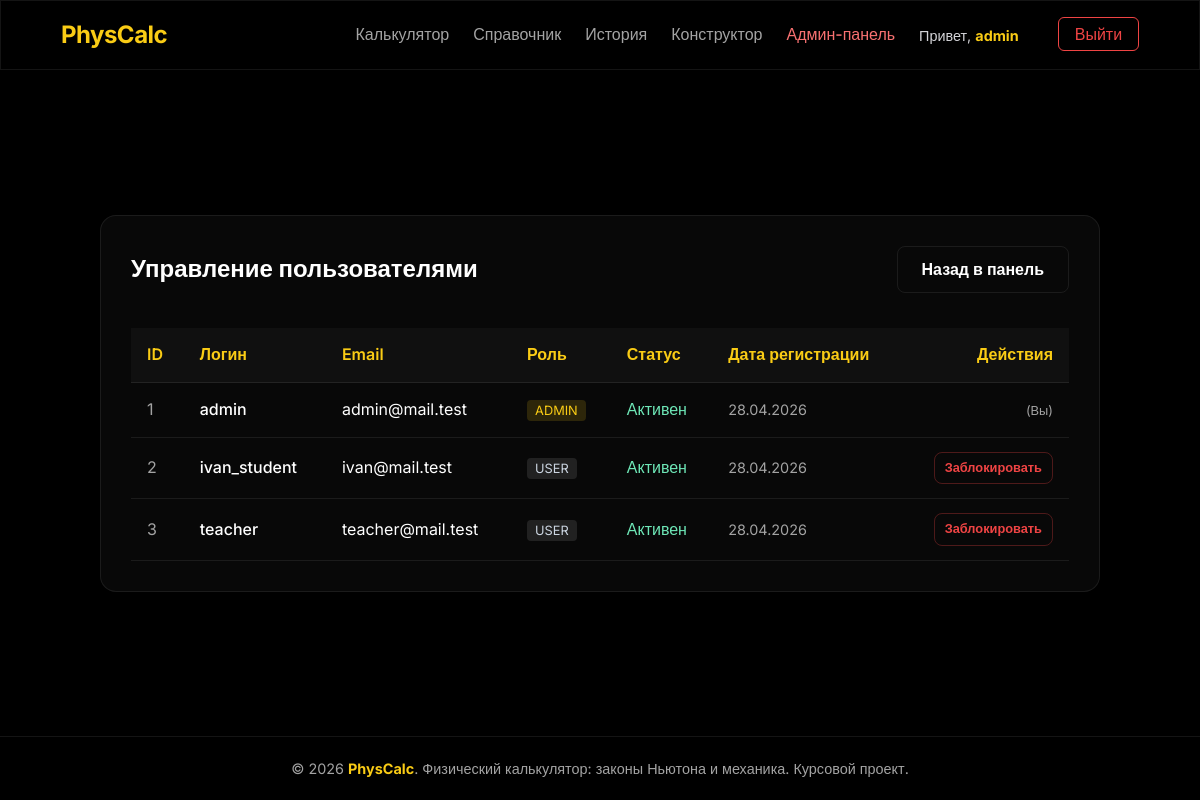
The page /admin/users.php (signed in) on the database its author committed.
### tables this page shows
CREATE TABLE IF NOT EXISTS users (
    id INT AUTO_INCREMENT PRIMARY KEY,
    username VARCHAR(50) NOT NULL UNIQUE,
    email VARCHAR(100) NOT NULL UNIQUE,
    password_hash VARCHAR(255) NOT NULL,
    role ENUM('user', 'admin') DEFAULT 'user',
    is_blocked BOOLEAN DEFAULT FALSE,
    created_at TIMESTAMP DEFAULT CURRENT_TIMESTAMP
);

### admin/users.php (the view, shortened to what this page needs)
<?php
require_once __DIR__ . '/../includes/db.php';
$stmt = $pdo->query("SELECT id, username, email, role, is_blocked, created_at FROM users ORDER BY created_at DESC");
$users = $stmt->fetchAll(PDO::FETCH_ASSOC);
require_once __DIR__ . '/../includes/header.php';
?>
<div class="glass-panel" style="padding: 30px; width: 100%; max-width: 1000px; margin: 0 auto;">
    <div style="display: flex; justify-content: space-between; align-items: center; margin-bottom: 20px;">
        <h2>Управление пользователями</h2>
        <a href="/admin/index.php" class="btn btn-secondary">Назад в панель</a>
    </div>
    <div style="overflow-x: auto;">
        <table class="glass-table">
            <thead>
                <tr>
                    <th>ID</th>
                    <th>Логин</th>
                    <th>Email</th>
                    <th>Роль</th>
                    <th>Статус</th>
                    <th>Дата регистрации</th>
                    <th style="text-align: right;">Действия</th>
                </tr>
            </thead>
            <tbody>
                <?php foreach ($users as $u): ?>
                    <tr>
                        <td style="color: var(--text-secondary);"><?= $u['id'] ?></td>
                        <td style="font-weight: 500;"><?= htmlspecialchars($u['username']) ?></td>
                        <td><?= htmlspecialchars($u['email']) ?></td>
                        <td>
                            <span style="padding: 3px 8px; border-radius: 4px; font-size: 0.8rem; <?= $u['role'] === 'admin' ? 'background: rgba(250, 204, 21, 0.15); color: #facc15;' : 'background: rgba(255,255,255,0.1); color: #cbd5e1;' ?>">
                                <?= htmlspecialchars(strtoupper($u['role'])) ?>
                            </span>
                        </td>
                        <td>
                            <?php if ($u['is_blocked']): ?>
                                <span style="color: #ef4444; font-weight: bold;">Заблокирован</span>
                            <?php else: ?>
                                <span style="color: #6ee7b7;">Активен</span>
                            <?php endif; ?>
                        </td>
                        <td style="font-size: 0.9rem; color: var(--text-secondary);"><?= date('d.m.Y', strtotime($u['created_at'])) ?></td>
                        <td style="text-align: right;">
                            <?php if ($u['id'] !== $_SESSION['user_id']): ?>
                                <a href="/admin/users.php?toggle_block=<?= $u['id'] ?>" class="btn <?= $u['is_blocked'] ? 'btn-primary' : 'btn-secondary' ?>" style="padding: 5px 10px; font-size: 0.8rem; <?= !$u['is_blocked'] ? 'color: #ef4444; border-color: rgba(239, 68, 68, 0.3);' : '' ?>">
                                    <?= $u['is_blocked'] ? 'Разблокировать' : 'Заблокировать' ?>
                                </a>
                            <?php else: ?>
                                <span style="color: var(--text-secondary); font-size: 0.8rem;">(Вы)</span>
                            <?php endif; ?>
                        </td>
                    </tr>
                <?php endforeach; ?>
            </tbody>
        </table>
    </div>
</div>
<?php require_once __DIR__ . '/../includes/footer.php'; ?>

### css/style.css (style rules this page uses)
:root { --primary-color: #facc15; --primary-hover: #eab308; --secondary-color: #262626; --bg-color: #000000; --panel-bg: #0a0a0a; --glass-bg: rgba(10, 10, 10, 0.8); --glass-border: rgba(255, 255, 255, 0.08); --glass-shadow: 0 8px 32px 0 rgba(0, 0, 0, 0.9); --text-primary: #ffffff; --text-secondary: #a3a3a3; --accent-glow: rgba(250, 204, 21, 0.25); }
* { margin: 0; padding: 0; box-sizing: border-box; }
body { font-family: 'Inter', sans-serif; background-color: var(--bg-color); color: var(--text-primary); display: flex; flex-direction: column; min-height: 100vh; line-height: 1.6; }
.glass-panel { background: var(--glass-bg); backdrop-filter: blur(12px); -webkit-backdrop-filter: blur(12px); border: 1px solid var(--glass-border); border-radius: 16px; box-shadow: var(--glass-shadow); }
.btn { display: inline-block; padding: 10px 24px; border-radius: 8px; font-weight: 600; text-decoration: none; transition: all 0.3s ease; cursor: pointer; border: none; text-align: center; }
.btn-secondary { background-color: transparent; color: var(--text-primary); border: 1px solid var(--glass-border); }
.glass-table { width: 100%; border-collapse: collapse; margin-top: 15px; color: var(--text-primary); }
.glass-table th, .glass-table td { padding: 14px 16px; border-bottom: 1px solid var(--glass-border); text-align: left; }
.glass-table th { font-weight: 600; color: var(--primary-color); background: rgba(255, 255, 255, 0.03); }

### rows shown on the page
users: id "1", username "admin", email "admin@mail.test", role "ADMIN", is_blocked "Активен", created_at "28.04.2026", shows "(Вы)"
users: id "2", username "ivan_student", email "ivan@mail.test", role "USER", is_blocked "Активен", created_at "28.04.2026"
users: id "3", username "teacher", email "teacher@mail.test", role "USER", is_blocked "Активен", created_at "28.04.2026"

### other values the page prints
$username "admin"
